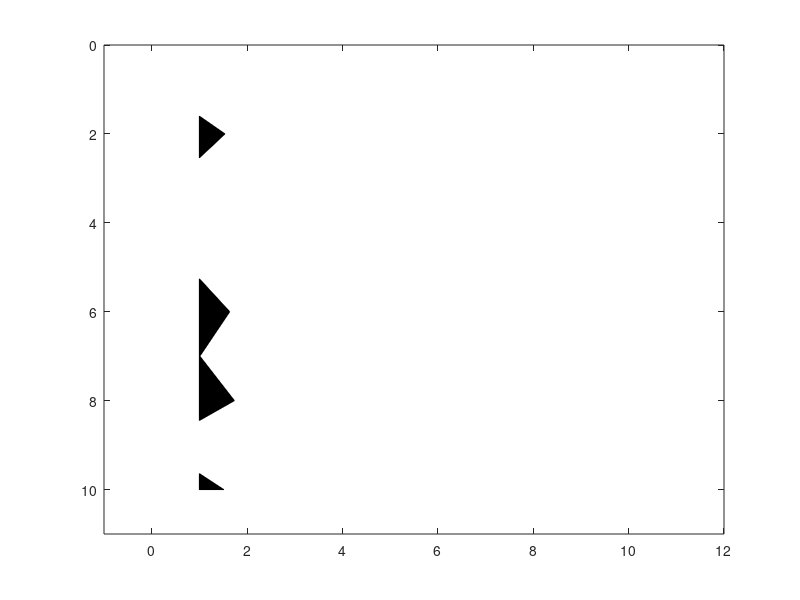

The MATLAB source for this figure: (Note: this script raises an error after producing the figure.)
function wigb(a,scal,x,z,amx)
%WIGB: Plot seismic data using wiggles.
%
%  WIGB(a,scal,x,z,amx) 
%
%  IN  a:     seismic data (a matrix, traces are columns)
%      scale: multiple data by scal
%      x:     horizontal axis (often offset)
%      z:     vertical axis (often time)
%
%  Note
%
%    If only 'a' is enter, 'scal,x,z,amn,amx' are set automatically; 
%    otherwise, 'scal' is a scalar; 'x, z' are vectors for annotation in 
%    offset and time, amx are the amplitude range.
%
%
%  Author(s): Xingong Li (Intseis, Integrated Seismic Solutions)
%  Copyright 1998-2003 Xingong 
%  Revision: 1.2  Date: Dec/2002 
%  

 if nargin == 0, nx=10;nz=10; a = rand(nz,nx)-0.5; end;

 [nz,nx]=size(a);

 trmx= max(abs(a));
 if (nargin <= 4); amx=mean(trmx);  end;
 if (nargin <= 2); x=[1:nx]; z=[1:nz];  end;
 if (nargin <= 1); scal =1; end;

 if nx <= 1; disp(' ERR:PlotWig: nx has to be more than 1');return;end;

 % take the average as dx

	dx1 = abs(x(2:nx)-x(1:nx-1));
 	dx = median(dx1);


 dz=z(2)-z(1);
 xmx=max(max(a)); xmn=min(min(a)); 

 if scal == 0; scal=1; end;
 a = a * dx /amx; 
 a = a * scal;

 fprintf(' PlotWig: data range [%f, %f], plotted max %f \n',xmn,xmx,amx);
 
% set display range 

 x1=min(x)-2.0*dx; x2=max(x)+2.0*dx;
 z1=min(z)-dz; z2=max(z)+dz;
 
 set(gca,'NextPlot','add','Box','on', ...
  'XLim', [x1 x2], ...
  'YDir','reverse', ...
  'YLim',[z1 z2]);

 

	fillcolor = [0 0 0];
	linecolor = [0 0 0];
	linewidth = 1.;

	z=z'; 	% input as row vector
	zstart=z(1);
	zend  =z(nz);

for i=1:nx,
   
  if trmx(i) ~= 0;    % skip the zero traces
	tr=a(:,i); 	% --- one scale for all section
  	s = sign(tr) ;
  	i1= find( s(1:nz-1) ~= s(2:nz) );	% zero crossing points
	npos = length(i1);


	%12/7/97 
	zadd = i1 + tr(i1) ./ (tr(i1) - tr(i1+1)); %locations with 0 amplitudes
	aadd = zeros(size(zadd));

	[zpos,vpos] = find(tr >0);
	[zz,iz] = sort([zpos; zadd]); 	% indices of zero point plus positives
	aa = [tr(zpos); aadd];
	aa = aa(iz);

	% be careful at the ends
		if tr(1)>0, 	a0=0; z0=1.00;
		else, 		a0=0; z0=zadd(1);
		end;
		if tr(nz)>0, 	a1=0; z1=nz; 
		else, 		a1=0; z1=max(zadd);
		end;
			
	zz = [z0; zz; z1; z0];
 	aa = [a0; aa; a1; a0];
		
	zzz = zstart + zz*dz -dz;

patch( aa+x(i) , zzz,  fillcolor);

	line( 'Color',[1 1 1],'EraseMode','background',  ...
         'Xdata', x(i)+[0 0], 'Ydata',[zstart zend]); % remove zero line

%'LineWidth',linewidth, ...
%12/7/97 'Xdata', x(i)+[0 0], 'Ydata',[z0 z1]*dz);	% remove zero line

	line( 'Color',linecolor,'EraseMode','background',  ...
	 'LineWidth',linewidth, ...
	 'Xdata', tr+x(i), 'Ydata',z);	% negatives line

   else % zeros trace
line( 'Color',linecolor,'EraseMode','background',  ...
	 'LineWidth',linewidth, ...
         'Xdata', [x(i) x(i)], 'Ydata',[zstart zend]);
   end;
end;


